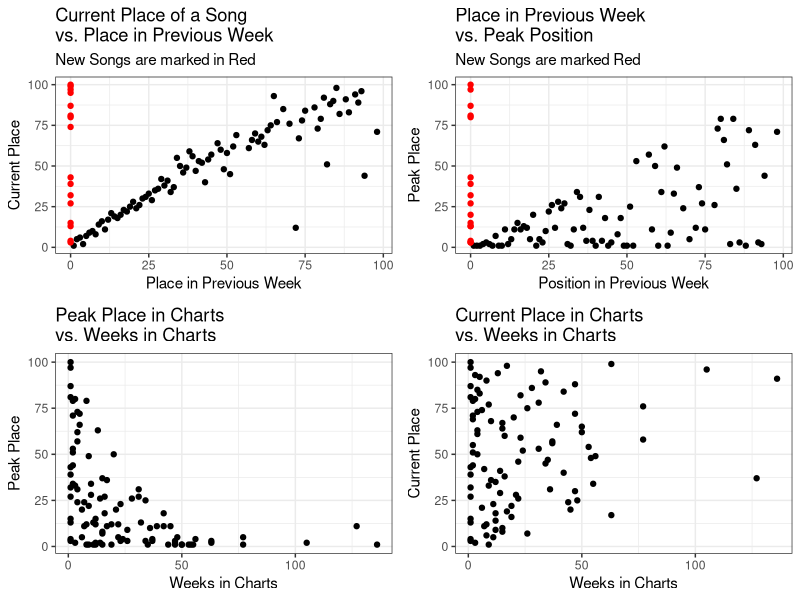
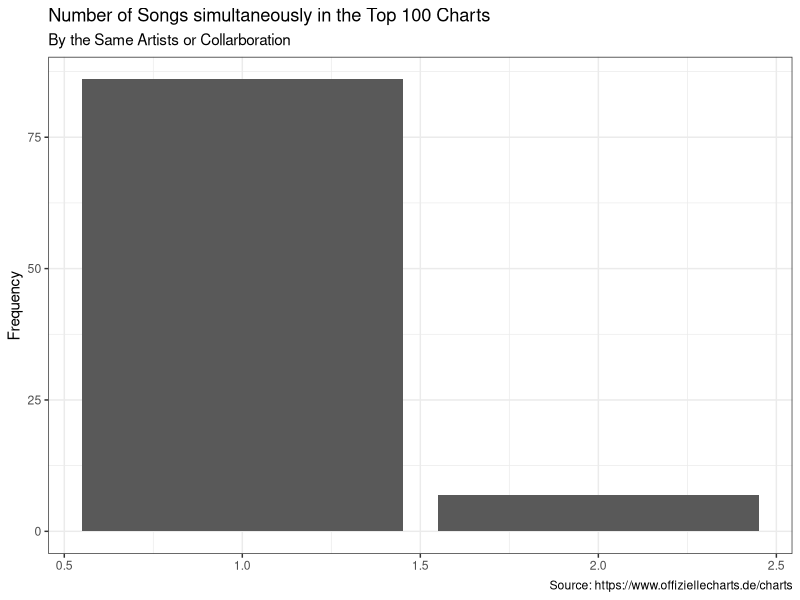
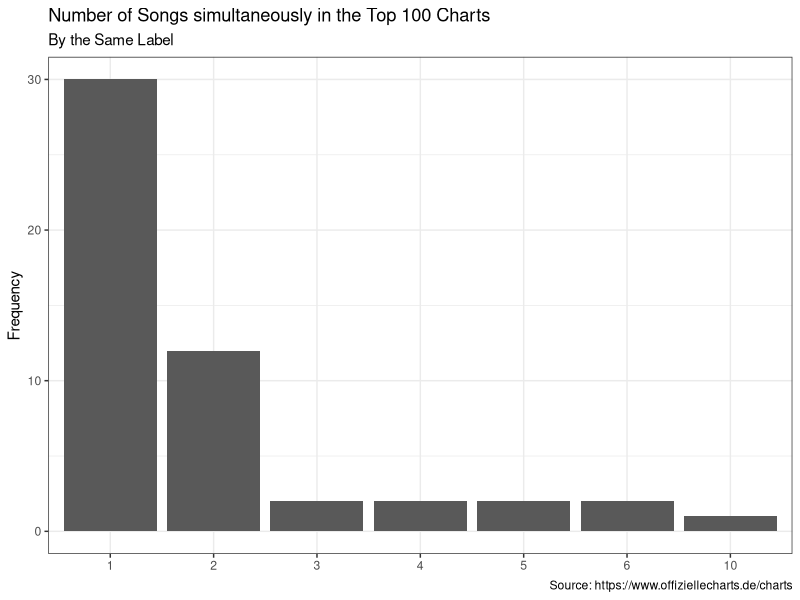

Write the R code that produced these figures, in order.
## ---- chunk 1
library(ggplot2)
library(gridExtra)
library(readr)
library(dplyr)
chart_scrap <- read_csv('2022-07-20_charts_report.csv')
## ---- chunk 2
#Reporting Figures and Tables
#Scatter Plots
current_v_last <- ggplot(data = chart_scrap,
                                     aes(y = current, x=last_week,
                                     col=ifelse(is.na(last_week), yes = 'NA' , no = 'NonNA')))+
                                      geom_point(aes(y = current, x=last_week_fill),show.legend = F)+
                                      scale_color_manual(values = c('#FF0000','#000000'))+
                                      labs(title = 'Current Place of a Song \nvs. Place in Previous Week',
                                           subtitle = 'New Songs are marked in Red',
                                           y='Current Place', x='Place in Previous Week')+
                                        theme_bw()
weeks_v_peak <- ggplot(data = chart_scrap,
                                             aes(x=weeks_in_charts, y=peak_in_charts))+
                                              geom_point()+
                                              labs(title = 'Peak Place in Charts \nvs. Weeks in Charts',
                                                   x='Weeks in Charts', y='Peak Place')+
                                              theme_bw()
week_v_current <- ggplot(data = chart_scrap, aes(x=weeks_in_charts, y=current))+
                                      geom_point()+
                                      labs(title = 'Current Place in Charts \nvs. Weeks in Charts',
                                           x='Weeks in Charts', y='Current Place')+
                                      theme_bw()
last_v_peak <- ggplot(data = chart_scrap, aes(x=last_week_fill, y=peak_in_charts,
                                                col=ifelse(is.na(last_week), yes = 'NA' , no = 'NonNA')))+
                                    geom_point(show.legend = F)+
                                    labs(title = 'Place in Previous Week \nvs. Peak Position',
                                         subtitle = 'New Songs are marked Red',
                                         x='Position in Previous Week', y='Peak Place')+
                                    scale_color_manual(values = c('#FF0000','#000000'))+
                                    theme_bw()
grid.arrange(current_v_last,last_v_peak, weeks_v_peak,week_v_current, nrow=2)
## ---- chunk 3
chart_scrap%>%
                      count(artist)%>%
                      ggplot(aes(x=n))+
                      geom_bar()+
                      labs(title = 'Number of Songs simultaneously in the Top 100 Charts',
                           subtitle = 'By the Same Artists or Collarboration',
                           y='Frequency',
                           x=NULL,
                           caption = 'Source: https://www.offiziellecharts.de/charts')+
                      theme_bw()
chart_scrap%>%
                        count(artist,sort = T)%>%
                        filter(n>1)%>%
                        knitr::kable()
chart_scrap%>%
                      count(label)%>%
                      ggplot(aes(x=as.factor(n)))+
                      geom_bar()+
                      geom_bar()+
                      labs(title = 'Number of Songs simultaneously in the Top 100 Charts',
                           subtitle = 'By the Same Label',
                           y='Frequency',
                           x=NULL,
                           caption = 'Source: https://www.offiziellecharts.de/charts')+
                      theme_bw()
chart_scrap%>%
                        count(label, sort = T)%>%
                        filter(n>1)%>%
                        knitr::kable()
## ---- chunk 4
#Songs that are currently peaking
chart_scrap%>%
                        filter(current == peak_in_charts)%>%
                        select(artist, title, current)%>%
                        rename(Position = current)%>%
                        knitr::kable()
